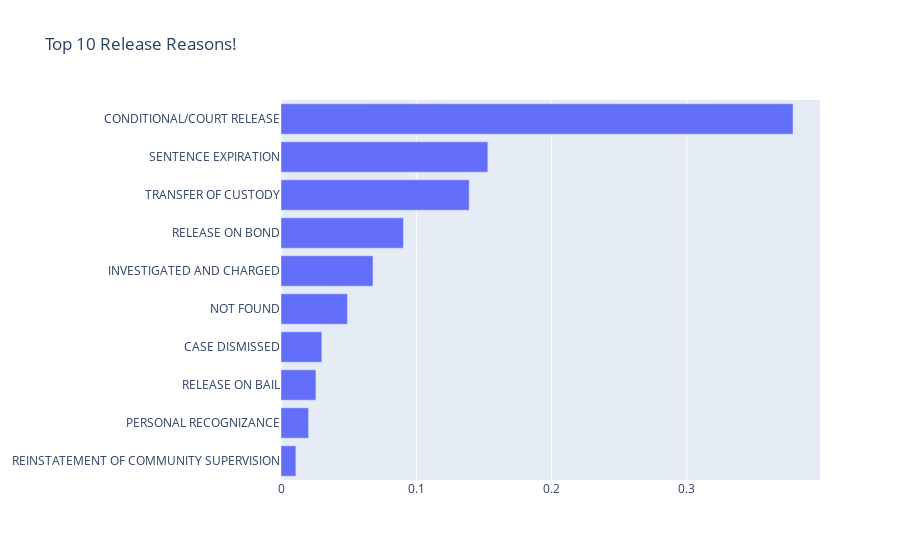

The notebook cell this image was saved under:
### Markdown cell above
*Considering that most violations happen during working hours, the usual recorded ones were <b>Driving Under Influence</b> with around <b>4.5%</b> of total arrests over a year. Subsequently, people were frequently accused of Drugs, Assault, and Burglary.*

# 5. Common reason for release?

### Code cell
from wordcloud import WordCloud,STOPWORDS
stopwords = set(STOPWORDS)
wc = WordCloud(background_color="white",width = 1200, height = 800, max_words=200,stopwords=stopwords, contour_width=3, contour_color='steelblue')
reasons = ' '.join([x for x in kc_df['Release Reason']])
plt.figure(figsize=(14,10))
wc.generate(reasons)
plt.imshow(wc, interpolation='bilinear')
plt.axis("off")
plt.show()
top_release = kc_df['Release Reason'].value_counts(normalize=True).sort_values().tail(10)
fig = go.Figure()
fig.add_trace(go.Bar(y=top_release.index, x=top_release.values,orientation='h'))
fig.update_layout(title_text='Top 10 Release Reasons!')
fig.show()

### Figure 1 — Plotly figure (JSON) as saved in the notebook; plotly's stock layout.template omitted (floating-point values rounded to 4 significant figures)
{"data": [{"orientation": "h", "type": "bar", "x": [0.011, 0.02038, 0.02583, 0.03018, 0.04912, 0.06801, 0.09048, 0.1391, 0.1528, 0.3784], "y": ["REINSTATEMENT OF COMMUNITY SUPERVISION", "PERSONAL RECOGNIZANCE", "RELEASE ON BAIL", "CASE DISMISSED", "NOT FOUND", "INVESTIGATED AND CHARGED", "RELEASE ON BOND", "TRANSFER OF CUSTODY", "SENTENCE EXPIRATION", "CONDITIONAL/COURT RELEASE"]}], "layout": {"title": {"text": "Top 10 Release Reasons!"}}}
